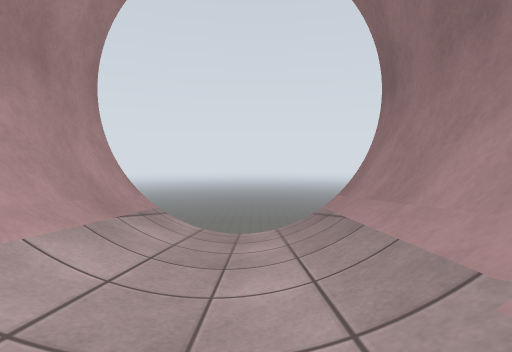
view 1 (above)

13 first-person views from a walk through a robot-simulator world made for Gazebo. The camera is 0.2 m above the floor, tilts 4° down and sees 90° across. The floor is counted in squares, 0.1 m on a side. Each view is taken from the middle of a square. On the plan, view 1 faces up. The plan holds only what a view shows up to about 15 squares ahead; the rest is blank. The place goes on beyond the plan.

view 2
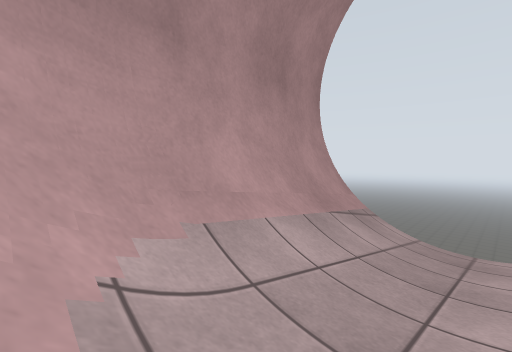

view 3
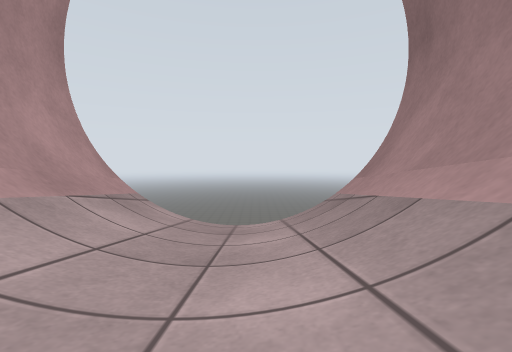

view 4
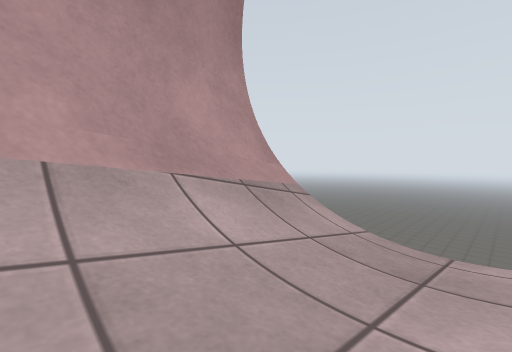

view 5
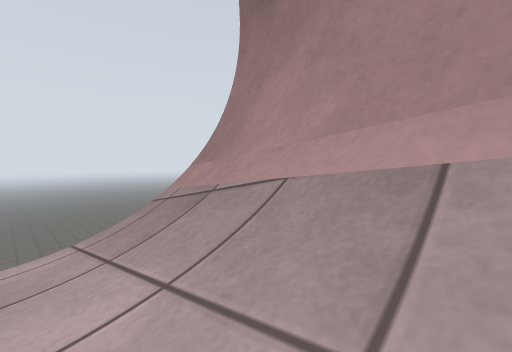

view 6
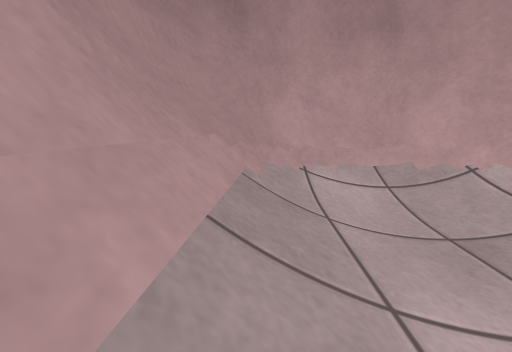

view 7
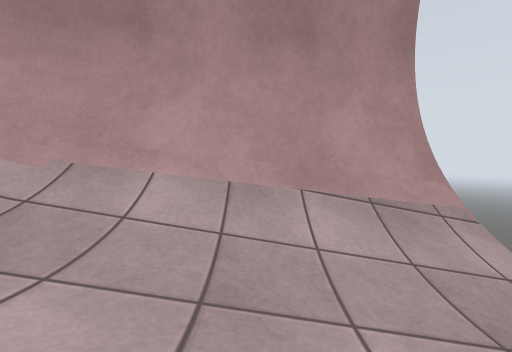

view 8
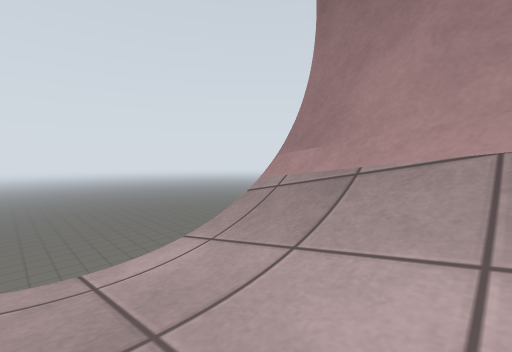

view 9
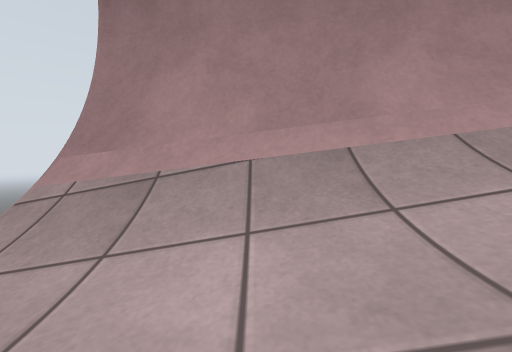

view 10
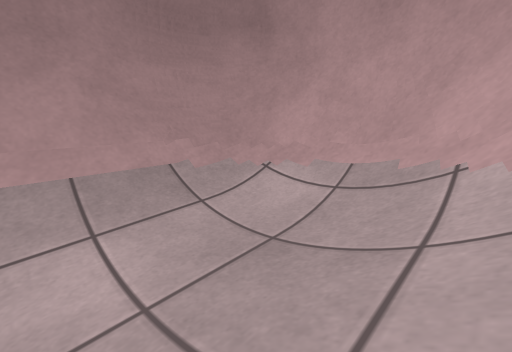

view 11
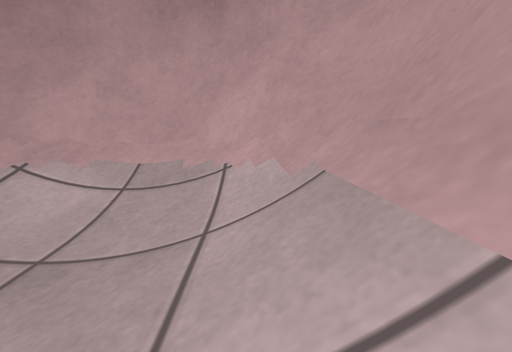

view 12
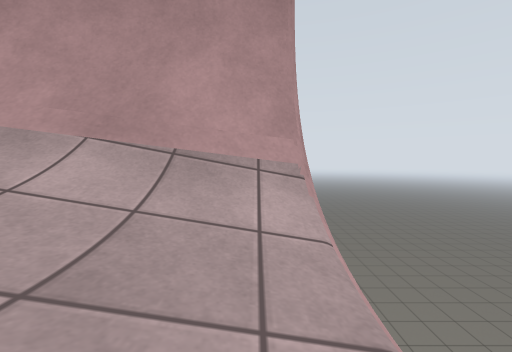

view 13
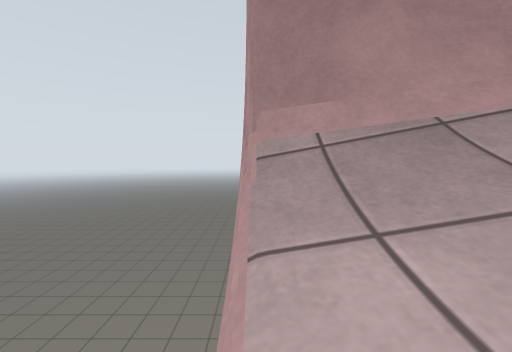

### Floor plan
Key: @ floor where view 1 was taken; # wall or solid block; . main floor; : floor 0.05 m higher than the main floor; - floor 0.05 m lower than the main floor; + floor 0.1 m higher than the main floor; _ floor 0.1 m lower than the main floor; * floor 0.15 m higher than the main floor; < floor 0.15 m lower than the main floor; ( floor 0.2 m lower than the main floor; / step, stairs or slope; = window, fence, low wall or low ledge.
Columns run from 13 left of view 1 to 10 right of it. Each row starts with its distance up from view 1.
 24 ##=///////((((///////=##
 23 ##=/////<((((((</////=##
 22  #=/////<<((((<</////=#
 21  #=/////_<<((<<_/////=#
 20  ##/////_<<<<<<_/////##
 19  ##=////__<<<<__////=##
 18   #=////-______-////=#
 17   #=////-______-////=#
 16   #=////--____--////=#
 15   #=////.------.////=#
 14   #=////..----..////=#
 13   #=////...--...////=#
 12   ##////........////##
 11   ##////:......:////##
 10    #=///:......:///=#
  9    #=////:....:////=#
  8    #=////::::::////=#
  7    #=////+::::+////=#
  6    #=////++::++////=#
  5    #=////++++++////=#
  4    #=////*++++*////=#
  3    ##=///******///=##
  2    ##=////////////=##
  1     ##=//////////=##
  0     ###==////@/==###
 -1       =##======##=
 -2        #=######=#

Positions as (right, up) in squares from view 1, and headings:
1: (0, 0), facing up
2: (0, 0), facing up-left
3: (0, 4), facing up
4: (0, 11), facing up-left
5: (0, 11), facing up-right
6: (4, 12), facing down
7: (4, 13), facing left
8: (-3, 15), facing up-right
9: (-4, 15), facing right
10: (-6, 10), facing down-right
11: (-6, 10), facing down
12: (2, 22), facing left
13: (-2, 24), facing right
